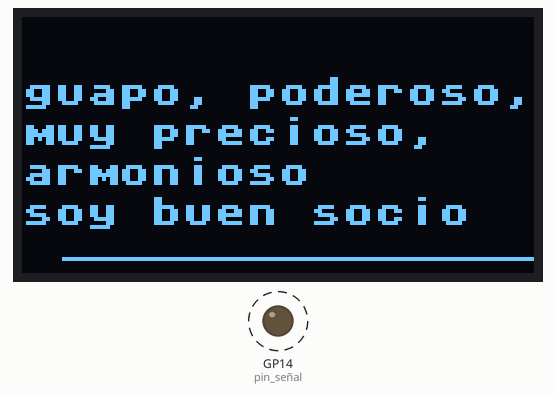
Recording of a program running on a simulated Raspberry Pi Pico running MicroPython. Shown: 128×64 one-colour display, output pins drawn as LEDs (lit = HIGH). Dashed ring = blinking.

Above: at 0.1 s.
Timing chart, 0 to 130.0 s (numbered marks = the images above):
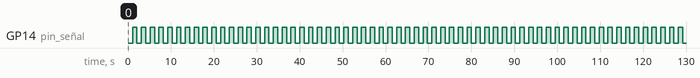

The program:

prueba_oled.py
```python
import machine
from machine import Pin, ADC, I2C
from ssd1306 import SSD1306_I2C
import framebuf
import time


# Inicialización de la pantalla OLED
i2c = machine.I2C(scl=machine.Pin(21), sda=machine.Pin(22))
oled = SSD1306_I2C(128, 64, i2c)

# Configuración de la señal cuadrada
pin_señal = machine.Pin(14, machine.Pin.OUT)  # Configurar el pin de la señal como salida

# Función para generar la señal cuadrada y mostrarla en el OLED
def generar_y_mostrar_señal():
    estado = False
    while True:
        pin_señal.value(estado)  # Cambiar el estado del pin de la señal
        estado = not estado  # Alternar entre alto y bajo
        oled.fill(0)  # Limpiar la pantalla
        oled.text("guapo, poderoso, asombros", 0, 15)
        oled.text("muy precioso,", 0, 25)
        oled.text("armonioso", 0,35)
        oled.text("soy buen socio" , 0, 45)
        oled.hline(10, 60, 120, 1)
        oled.show()  # Mostrar el estado de la señal en la pantalla OLED
        time.sleep(1)  # Esperar 1 segundo entre cada cambio de estado

# Llamar a la función para generar y mostrar la señal
generar_y_mostrar_señal()
```

Measured:
- by itself, GP14 (pin_señal): alternates HIGH for 1.0 s and LOW for 1.0 s
